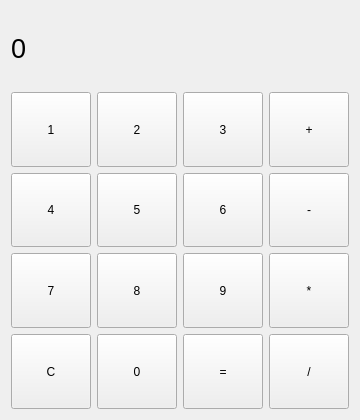
<?xml version="1.0" encoding="UTF-8"?>
<ui version="4.0">
 <class>MainWindow</class>
 <widget class="QMainWindow" name="MainWindow">
  <property name="geometry">
   <rect>
    <x>0</x>
    <y>0</y>
    <width>360</width>
    <height>420</height>
   </rect>
  </property>
  <property name="windowTitle">
   <string>MainWindow</string>
  </property>
  <widget class="QWidget" name="centralWidget">
   <property name="sizePolicy">
    <sizepolicy hsizetype="Expanding" vsizetype="Expanding">
     <horstretch>0</horstretch>
     <verstretch>0</verstretch>
    </sizepolicy>
   </property>
   <layout class="QGridLayout" name="gridLayout">
    <item row="0" column="0">
     <layout class="QGridLayout" name="grid">
      <item row="1" column="0">
       <widget class="QPushButton" name="button1">
        <property name="sizePolicy">
         <sizepolicy hsizetype="Expanding" vsizetype="Expanding">
          <horstretch>0</horstretch>
          <verstretch>0</verstretch>
         </sizepolicy>
        </property>
        <property name="text">
         <string>1</string>
        </property>
       </widget>
      </item>
      <item row="3" column="3">
       <widget class="QPushButton" name="buttonMult">
        <property name="sizePolicy">
         <sizepolicy hsizetype="Expanding" vsizetype="Expanding">
          <horstretch>0</horstretch>
          <verstretch>0</verstretch>
         </sizepolicy>
        </property>
        <property name="text">
         <string>*</string>
        </property>
       </widget>
      </item>
      <item row="2" column="0">
       <widget class="QPushButton" name="button4">
        <property name="sizePolicy">
         <sizepolicy hsizetype="Expanding" vsizetype="Expanding">
          <horstretch>0</horstretch>
          <verstretch>0</verstretch>
         </sizepolicy>
        </property>
        <property name="text">
         <string>4</string>
        </property>
       </widget>
      </item>
      <item row="1" column="1">
       <widget class="QPushButton" name="button2">
        <property name="sizePolicy">
         <sizepolicy hsizetype="Expanding" vsizetype="Expanding">
          <horstretch>0</horstretch>
          <verstretch>0</verstretch>
         </sizepolicy>
        </property>
        <property name="text">
         <string>2</string>
        </property>
       </widget>
      </item>
      <item row="2" column="2">
       <widget class="QPushButton" name="button6">
        <property name="sizePolicy">
         <sizepolicy hsizetype="Expanding" vsizetype="Expanding">
          <horstretch>0</horstretch>
          <verstretch>0</verstretch>
         </sizepolicy>
        </property>
        <property name="text">
         <string>6</string>
        </property>
       </widget>
      </item>
      <item row="3" column="0">
       <widget class="QPushButton" name="button7">
        <property name="sizePolicy">
         <sizepolicy hsizetype="Expanding" vsizetype="Expanding">
          <horstretch>0</horstretch>
          <verstretch>0</verstretch>
         </sizepolicy>
        </property>
        <property name="text">
         <string>7</string>
        </property>
       </widget>
      </item>
      <item row="4" column="0">
       <widget class="QPushButton" name="buttonClear">
        <property name="sizePolicy">
         <sizepolicy hsizetype="Expanding" vsizetype="Expanding">
          <horstretch>0</horstretch>
          <verstretch>0</verstretch>
         </sizepolicy>
        </property>
        <property name="text">
         <string>C</string>
        </property>
       </widget>
      </item>
      <item row="1" column="3">
       <widget class="QPushButton" name="buttonAdd">
        <property name="sizePolicy">
         <sizepolicy hsizetype="Expanding" vsizetype="Expanding">
          <horstretch>0</horstretch>
          <verstretch>0</verstretch>
         </sizepolicy>
        </property>
        <property name="text">
         <string>+</string>
        </property>
       </widget>
      </item>
      <item row="2" column="1">
       <widget class="QPushButton" name="button5">
        <property name="sizePolicy">
         <sizepolicy hsizetype="Expanding" vsizetype="Expanding">
          <horstretch>0</horstretch>
          <verstretch>0</verstretch>
         </sizepolicy>
        </property>
        <property name="text">
         <string>5</string>
        </property>
       </widget>
      </item>
      <item row="4" column="3">
       <widget class="QPushButton" name="buttonDiv">
        <property name="sizePolicy">
         <sizepolicy hsizetype="Expanding" vsizetype="Expanding">
          <horstretch>0</horstretch>
          <verstretch>0</verstretch>
         </sizepolicy>
        </property>
        <property name="text">
         <string>/</string>
        </property>
       </widget>
      </item>
      <item row="4" column="1">
       <widget class="QPushButton" name="button0">
        <property name="sizePolicy">
         <sizepolicy hsizetype="Expanding" vsizetype="Expanding">
          <horstretch>0</horstretch>
          <verstretch>0</verstretch>
         </sizepolicy>
        </property>
        <property name="text">
         <string>0</string>
        </property>
       </widget>
      </item>
      <item row="2" column="3">
       <widget class="QPushButton" name="buttonSub">
        <property name="sizePolicy">
         <sizepolicy hsizetype="Expanding" vsizetype="Expanding">
          <horstretch>0</horstretch>
          <verstretch>0</verstretch>
         </sizepolicy>
        </property>
        <property name="text">
         <string>-</string>
        </property>
       </widget>
      </item>
      <item row="3" column="2">
       <widget class="QPushButton" name="button9">
        <property name="sizePolicy">
         <sizepolicy hsizetype="Expanding" vsizetype="Expanding">
          <horstretch>0</horstretch>
          <verstretch>0</verstretch>
         </sizepolicy>
        </property>
        <property name="text">
         <string>9</string>
        </property>
       </widget>
      </item>
      <item row="4" column="2">
       <widget class="QPushButton" name="buttonEquals">
        <property name="sizePolicy">
         <sizepolicy hsizetype="Expanding" vsizetype="Expanding">
          <horstretch>0</horstretch>
          <verstretch>0</verstretch>
         </sizepolicy>
        </property>
        <property name="text">
         <string>=</string>
        </property>
       </widget>
      </item>
      <item row="3" column="1">
       <widget class="QPushButton" name="button8">
        <property name="sizePolicy">
         <sizepolicy hsizetype="Expanding" vsizetype="Expanding">
          <horstretch>0</horstretch>
          <verstretch>0</verstretch>
         </sizepolicy>
        </property>
        <property name="text">
         <string>8</string>
        </property>
       </widget>
      </item>
      <item row="1" column="2">
       <widget class="QPushButton" name="button3">
        <property name="sizePolicy">
         <sizepolicy hsizetype="Expanding" vsizetype="Expanding">
          <horstretch>0</horstretch>
          <verstretch>0</verstretch>
         </sizepolicy>
        </property>
        <property name="text">
         <string>3</string>
        </property>
       </widget>
      </item>
      <item row="0" column="0" colspan="4">
       <widget class="QLabel" name="label">
        <property name="sizePolicy">
         <sizepolicy hsizetype="Expanding" vsizetype="Expanding">
          <horstretch>0</horstretch>
          <verstretch>0</verstretch>
         </sizepolicy>
        </property>
        <property name="font">
         <font>
          <pointsize>20</pointsize>
         </font>
        </property>
        <property name="layoutDirection">
         <enum>Qt::LeftToRight</enum>
        </property>
        <property name="text">
         <string>0</string>
        </property>
       </widget>
      </item>
     </layout>
    </item>
   </layout>
  </widget>
 </widget>
 <layoutdefault spacing="6" margin="11"/>
 <resources/>
 <connections/>
</ui>
